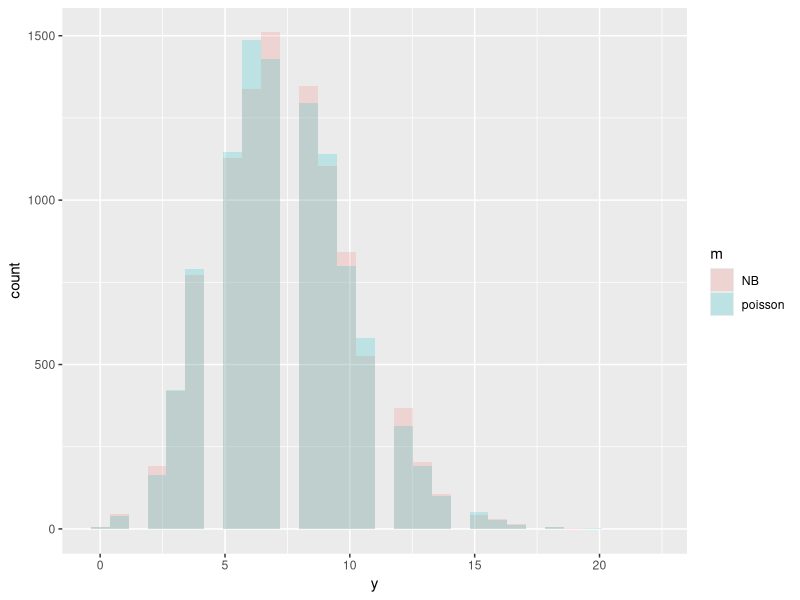

Reproduce this figure in R. (Note: this script raises an error after producing the figure.)
library(ggplot2)

N = 10000
m = 2
r = 1e9
sdEps = 1e-3

psi = m + rnorm(N,0,sdEps)
y1 = rpois(N,exp(psi))
p = exp(psi)/(r+exp(psi))


psiTrue = log(p/(1-p))
mTrue = m - log(r)
# sdPsiTrue = sd(psiTrue)
y2 = rnbinom(N, r, prob=1-p )
Y = rbind(data.frame(y=y1,m="poisson"),data.frame(y=y2,m="NB"))

ggplot(Y, aes(x=y, fill=m)) + geom_histogram(alpha=0.2, position="identity")


y = y2
w = rpg(N, y+r, psiTrue)
prec = sdEps^-2
sigmaZ = (prec + w)^-1
muZ = sigmaZ*((y-r)/2 + prec*mTrue)

# muZ
z = rnorm(length(y), muZ, sqrt(sigmaZ))

plot(psiTrue, muZ)
abline(0,1,col="red")
